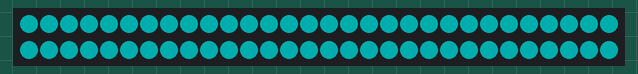
Simulated run of this sketch. Board: Arduino Uno, built with avr-gcc and run on an emulated ATmega328P. Parts: 60 RGB LEDs in strip order, left to right, continuing on the next row. Dim RGB values are drawn brighter than linear.

Above: at 0.1 s.
At 10.1 s:
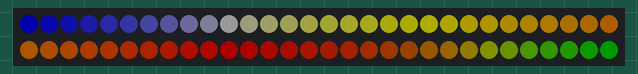
At 25.1 s:
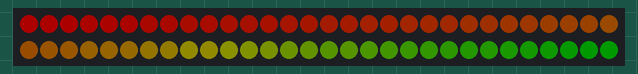
At 35.1 s:
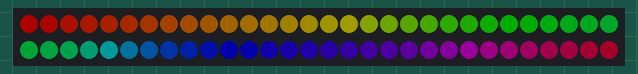

The sketch:

Projekt03_FastLED_LED-Streifen_fuellen.ino
```cpp
#include <FastLED.h>

#define NUM_LEDS  60
#define LED_PIN   4

CRGB leds[NUM_LEDS];

void setup() {
  FastLED.addLeds<WS2812B, LED_PIN, GRB>(leds, NUM_LEDS);
  FastLED.setBrightness(50);
}

void loop() {
  fill_solid(leds, NUM_LEDS, CRGB::Aqua);
  FastLED.show();
  nextLight();

  fill_gradient_RGB(leds, NUM_LEDS, CRGB::Red, CRGB::Green);
  FastLED.show();
  nextLight();

  fill_gradient_RGB(leds, NUM_LEDS, CRGB::Blue, CRGB::Yellow, CRGB::Red, CRGB::Green);
  FastLED.show();
  nextLight();

  fill_rainbow(leds, NUM_LEDS, 0, 255 / NUM_LEDS);
  FastLED.show();
  nextLight();
}

void nextLight() {
  delay(4000);
  fill_solid(leds, NUM_LEDS, CRGB::Black);
  FastLED.show();
  delay(1000);
}
```

Measured:
- what the display in image 1 shows lasts 4.0 s, from 10.0 s to 14.0 s
